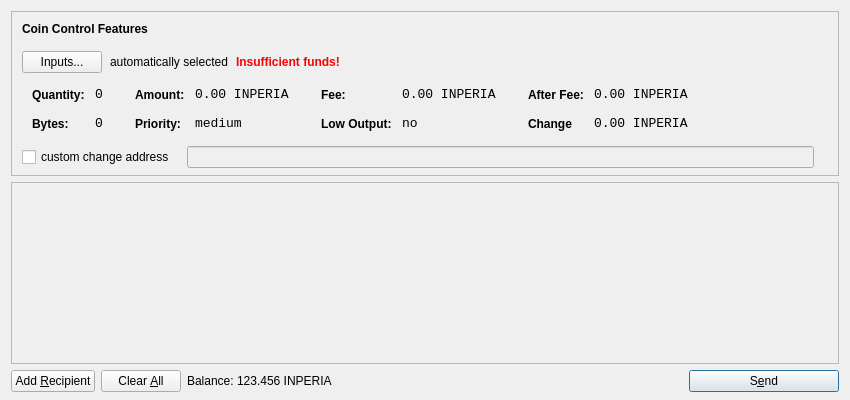
<?xml version="1.0" encoding="UTF-8"?>
<ui version="4.0">
 <class>SendCoinsDialog</class>
 <widget class="QDialog" name="SendCoinsDialog">
  <property name="geometry">
   <rect>
    <x>0</x>
    <y>0</y>
    <width>850</width>
    <height>400</height>
   </rect>
  </property>
  <property name="windowTitle">
   <string>Send Coins</string>
  </property>
  <layout class="QVBoxLayout" name="verticalLayout" stretch="0,1,0">
   <property name="bottomMargin">
    <number>8</number>
   </property>
   <item>
    <widget class="QFrame" name="frameCoinControl">
     <property name="sizePolicy">
      <sizepolicy hsizetype="Expanding" vsizetype="Expanding">
       <horstretch>0</horstretch>
       <verstretch>0</verstretch>
      </sizepolicy>
     </property>
     <property name="maximumSize">
      <size>
       <width>16777215</width>
       <height>16777215</height>
      </size>
     </property>
     <property name="frameShape">
      <enum>QFrame::StyledPanel</enum>
     </property>
     <property name="frameShadow">
      <enum>QFrame::Sunken</enum>
     </property>
     <layout class="QVBoxLayout" name="verticalLayoutCoinControl2">
      <property name="spacing">
       <number>-1</number>
      </property>
      <property name="leftMargin">
       <number>0</number>
      </property>
      <property name="topMargin">
       <number>0</number>
      </property>
      <property name="rightMargin">
       <number>0</number>
      </property>
      <property name="bottomMargin">
       <number>6</number>
      </property>
      <item>
       <layout class="QVBoxLayout" name="verticalLayoutCoinControl" stretch="0,0,0,0,1">
        <property name="spacing">
         <number>0</number>
        </property>
        <property name="leftMargin">
         <number>10</number>
        </property>
        <property name="topMargin">
         <number>10</number>
        </property>
        <item>
         <layout class="QHBoxLayout" name="horizontalLayoutCoinControl1">
          <property name="bottomMargin">
           <number>15</number>
          </property>
          <item>
           <widget class="QLabel" name="labelCoinControlFeatures">
            <property name="sizePolicy">
             <sizepolicy hsizetype="Preferred" vsizetype="Maximum">
              <horstretch>0</horstretch>
              <verstretch>0</verstretch>
             </sizepolicy>
            </property>
            <property name="font">
             <font>
              <weight>75</weight>
              <bold>true</bold>
             </font>
            </property>
            <property name="styleSheet">
             <string notr="true">font-weight:bold;</string>
            </property>
            <property name="text">
             <string>Coin Control Features</string>
            </property>
           </widget>
          </item>
         </layout>
        </item>
        <item>
         <layout class="QHBoxLayout" name="horizontalLayoutCoinControl2" stretch="0,0,0,0">
          <property name="spacing">
           <number>8</number>
          </property>
          <property name="bottomMargin">
           <number>10</number>
          </property>
          <item>
           <widget class="QPushButton" name="pushButtonCoinControl">
            <property name="styleSheet">
             <string notr="true"/>
            </property>
            <property name="text">
             <string>Inputs...</string>
            </property>
           </widget>
          </item>
          <item>
           <widget class="QLabel" name="labelCoinControlAutomaticallySelected">
            <property name="text">
             <string>automatically selected</string>
            </property>
            <property name="margin">
             <number>5</number>
            </property>
           </widget>
          </item>
          <item>
           <widget class="QLabel" name="labelCoinControlInsuffFunds">
            <property name="font">
             <font>
              <weight>75</weight>
              <bold>true</bold>
             </font>
            </property>
            <property name="styleSheet">
             <string notr="true">color:red;font-weight:bold;</string>
            </property>
            <property name="text">
             <string>Insufficient funds!</string>
            </property>
            <property name="margin">
             <number>5</number>
            </property>
           </widget>
          </item>
          <item>
           <spacer name="horizontalSpacerCoinControl">
            <property name="orientation">
             <enum>Qt::Horizontal</enum>
            </property>
            <property name="sizeHint" stdset="0">
             <size>
              <width>40</width>
              <height>1</height>
             </size>
            </property>
           </spacer>
          </item>
         </layout>
        </item>
        <item>
         <widget class="QWidget" name="widgetCoinControl" native="true">
          <property name="sizePolicy">
           <sizepolicy hsizetype="Preferred" vsizetype="Preferred">
            <horstretch>0</horstretch>
            <verstretch>0</verstretch>
           </sizepolicy>
          </property>
          <property name="minimumSize">
           <size>
            <width>0</width>
            <height>0</height>
           </size>
          </property>
          <property name="styleSheet">
           <string notr="true"/>
          </property>
          <layout class="QHBoxLayout" name="horizontalLayoutCoinControl5">
           <property name="margin">
            <number>0</number>
           </property>
           <item>
            <layout class="QHBoxLayout" name="horizontalLayoutCoinControl3" stretch="0,0,0,1">
             <property name="spacing">
              <number>20</number>
             </property>
             <property name="topMargin">
              <number>0</number>
             </property>
             <property name="bottomMargin">
              <number>10</number>
             </property>
             <item>
              <layout class="QFormLayout" name="formLayoutCoinControl1">
               <property name="horizontalSpacing">
                <number>10</number>
               </property>
               <property name="verticalSpacing">
                <number>14</number>
               </property>
               <property name="leftMargin">
                <number>10</number>
               </property>
               <property name="topMargin">
                <number>4</number>
               </property>
               <property name="rightMargin">
                <number>6</number>
               </property>
               <item row="0" column="0">
                <widget class="QLabel" name="labelCoinControlQuantityText">
                 <property name="styleSheet">
                  <string notr="true">font-weight:bold;</string>
                 </property>
                 <property name="text">
                  <string>Quantity:</string>
                 </property>
                 <property name="margin">
                  <number>0</number>
                 </property>
                </widget>
               </item>
               <item row="0" column="1">
                <widget class="QLabel" name="labelCoinControlQuantity">
                 <property name="font">
                  <font>
                   <family>Monospace</family>
                   <pointsize>10</pointsize>
                  </font>
                 </property>
                 <property name="cursor">
                  <cursorShape>IBeamCursor</cursorShape>
                 </property>
                 <property name="contextMenuPolicy">
                  <enum>Qt::ActionsContextMenu</enum>
                 </property>
                 <property name="text">
                  <string>0</string>
                 </property>
                 <property name="margin">
                  <number>0</number>
                 </property>
                 <property name="textInteractionFlags">
                  <set>Qt::LinksAccessibleByMouse|Qt::TextSelectableByKeyboard|Qt::TextSelectableByMouse</set>
                 </property>
                </widget>
               </item>
               <item row="1" column="0">
                <widget class="QLabel" name="labelCoinControlBytesText">
                 <property name="styleSheet">
                  <string notr="true">font-weight:bold;</string>
                 </property>
                 <property name="text">
                  <string>Bytes:</string>
                 </property>
                </widget>
               </item>
               <item row="1" column="1">
                <widget class="QLabel" name="labelCoinControlBytes">
                 <property name="font">
                  <font>
                   <family>Monospace</family>
                   <pointsize>10</pointsize>
                  </font>
                 </property>
                 <property name="cursor">
                  <cursorShape>IBeamCursor</cursorShape>
                 </property>
                 <property name="contextMenuPolicy">
                  <enum>Qt::ActionsContextMenu</enum>
                 </property>
                 <property name="text">
                  <string>0</string>
                 </property>
                 <property name="textInteractionFlags">
                  <set>Qt::LinksAccessibleByMouse|Qt::TextSelectableByKeyboard|Qt::TextSelectableByMouse</set>
                 </property>
                </widget>
               </item>
              </layout>
             </item>
             <item>
              <layout class="QFormLayout" name="formLayoutCoinControl2">
               <property name="horizontalSpacing">
                <number>10</number>
               </property>
               <property name="verticalSpacing">
                <number>14</number>
               </property>
               <property name="leftMargin">
                <number>6</number>
               </property>
               <property name="topMargin">
                <number>4</number>
               </property>
               <property name="rightMargin">
                <number>6</number>
               </property>
               <item row="0" column="0">
                <widget class="QLabel" name="labelCoinControlAmountText">
                 <property name="styleSheet">
                  <string notr="true">font-weight:bold;</string>
                 </property>
                 <property name="text">
                  <string>Amount:</string>
                 </property>
                 <property name="margin">
                  <number>0</number>
                 </property>
                </widget>
               </item>
               <item row="0" column="1">
                <widget class="QLabel" name="labelCoinControlAmount">
                 <property name="font">
                  <font>
                   <family>Monospace</family>
                   <pointsize>10</pointsize>
                  </font>
                 </property>
                 <property name="cursor">
                  <cursorShape>IBeamCursor</cursorShape>
                 </property>
                 <property name="contextMenuPolicy">
                  <enum>Qt::ActionsContextMenu</enum>
                 </property>
                 <property name="text">
                  <string>0.00 INPERIA</string>
                 </property>
                 <property name="textInteractionFlags">
                  <set>Qt::LinksAccessibleByMouse|Qt::TextSelectableByKeyboard|Qt::TextSelectableByMouse</set>
                 </property>
                </widget>
               </item>
               <item row="1" column="0">
                <widget class="QLabel" name="labelCoinControlPriorityText">
                 <property name="styleSheet">
                  <string notr="true">font-weight:bold;</string>
                 </property>
                 <property name="text">
                  <string>Priority:</string>
                 </property>
                </widget>
               </item>
               <item row="1" column="1">
                <widget class="QLabel" name="labelCoinControlPriority">
                 <property name="font">
                  <font>
                   <family>Monospace</family>
                   <pointsize>10</pointsize>
                  </font>
                 </property>
                 <property name="cursor">
                  <cursorShape>IBeamCursor</cursorShape>
                 </property>
                 <property name="contextMenuPolicy">
                  <enum>Qt::ActionsContextMenu</enum>
                 </property>
                 <property name="text">
                  <string>medium</string>
                 </property>
                 <property name="textInteractionFlags">
                  <set>Qt::LinksAccessibleByMouse|Qt::TextSelectableByKeyboard|Qt::TextSelectableByMouse</set>
                 </property>
                </widget>
               </item>
              </layout>
             </item>
             <item>
              <layout class="QFormLayout" name="formLayoutCoinControl3">
               <property name="horizontalSpacing">
                <number>10</number>
               </property>
               <property name="verticalSpacing">
                <number>14</number>
               </property>
               <property name="leftMargin">
                <number>6</number>
               </property>
               <property name="topMargin">
                <number>4</number>
               </property>
               <property name="rightMargin">
                <number>6</number>
               </property>
               <item row="0" column="0">
                <widget class="QLabel" name="labelCoinControlFeeText">
                 <property name="styleSheet">
                  <string notr="true">font-weight:bold;</string>
                 </property>
                 <property name="text">
                  <string>Fee:</string>
                 </property>
                 <property name="margin">
                  <number>0</number>
                 </property>
                </widget>
               </item>
               <item row="0" column="1">
                <widget class="QLabel" name="labelCoinControlFee">
                 <property name="font">
                  <font>
                   <family>Monospace</family>
                   <pointsize>10</pointsize>
                  </font>
                 </property>
                 <property name="cursor">
                  <cursorShape>IBeamCursor</cursorShape>
                 </property>
                 <property name="contextMenuPolicy">
                  <enum>Qt::ActionsContextMenu</enum>
                 </property>
                 <property name="text">
                  <string>0.00 INPERIA</string>
                 </property>
                 <property name="textInteractionFlags">
                  <set>Qt::LinksAccessibleByMouse|Qt::TextSelectableByKeyboard|Qt::TextSelectableByMouse</set>
                 </property>
                </widget>
               </item>
               <item row="1" column="0">
                <widget class="QLabel" name="labelCoinControlLowOutputText">
                 <property name="styleSheet">
                  <string notr="true">font-weight:bold;</string>
                 </property>
                 <property name="text">
                  <string>Low Output:</string>
                 </property>
                </widget>
               </item>
               <item row="1" column="1">
                <widget class="QLabel" name="labelCoinControlLowOutput">
                 <property name="font">
                  <font>
                   <family>Monospace</family>
                   <pointsize>10</pointsize>
                  </font>
                 </property>
                 <property name="cursor">
                  <cursorShape>IBeamCursor</cursorShape>
                 </property>
                 <property name="contextMenuPolicy">
                  <enum>Qt::ActionsContextMenu</enum>
                 </property>
                 <property name="text">
                  <string>no</string>
                 </property>
                 <property name="textInteractionFlags">
                  <set>Qt::LinksAccessibleByMouse|Qt::TextSelectableByKeyboard|Qt::TextSelectableByMouse</set>
                 </property>
                </widget>
               </item>
              </layout>
             </item>
             <item>
              <layout class="QFormLayout" name="formLayoutCoinControl4">
               <property name="horizontalSpacing">
                <number>10</number>
               </property>
               <property name="verticalSpacing">
                <number>14</number>
               </property>
               <property name="leftMargin">
                <number>6</number>
               </property>
               <property name="topMargin">
                <number>4</number>
               </property>
               <property name="rightMargin">
                <number>6</number>
               </property>
               <item row="0" column="0">
                <widget class="QLabel" name="labelCoinControlAfterFeeText">
                 <property name="styleSheet">
                  <string notr="true">font-weight:bold;</string>
                 </property>
                 <property name="text">
                  <string>After Fee:</string>
                 </property>
                 <property name="margin">
                  <number>0</number>
                 </property>
                </widget>
               </item>
               <item row="0" column="1">
                <widget class="QLabel" name="labelCoinControlAfterFee">
                 <property name="font">
                  <font>
                   <family>Monospace</family>
                   <pointsize>10</pointsize>
                  </font>
                 </property>
                 <property name="cursor">
                  <cursorShape>IBeamCursor</cursorShape>
                 </property>
                 <property name="contextMenuPolicy">
                  <enum>Qt::ActionsContextMenu</enum>
                 </property>
                 <property name="text">
                  <string>0.00 INPERIA</string>
                 </property>
                 <property name="textInteractionFlags">
                  <set>Qt::LinksAccessibleByMouse|Qt::TextSelectableByKeyboard|Qt::TextSelectableByMouse</set>
                 </property>
                </widget>
               </item>
               <item row="1" column="0">
                <widget class="QLabel" name="labelCoinControlChangeText">
                 <property name="styleSheet">
                  <string notr="true">font-weight:bold;</string>
                 </property>
                 <property name="text">
                  <string>Change</string>
                 </property>
                </widget>
               </item>
               <item row="1" column="1">
                <widget class="QLabel" name="labelCoinControlChange">
                 <property name="font">
                  <font>
                   <family>Monospace</family>
                   <pointsize>10</pointsize>
                  </font>
                 </property>
                 <property name="cursor">
                  <cursorShape>IBeamCursor</cursorShape>
                 </property>
                 <property name="contextMenuPolicy">
                  <enum>Qt::ActionsContextMenu</enum>
                 </property>
                 <property name="text">
                  <string>0.00 INPERIA</string>
                 </property>
                 <property name="textInteractionFlags">
                  <set>Qt::LinksAccessibleByMouse|Qt::TextSelectableByKeyboard|Qt::TextSelectableByMouse</set>
                 </property>
                </widget>
               </item>
              </layout>
             </item>
            </layout>
           </item>
          </layout>
         </widget>
        </item>
        <item>
         <layout class="QHBoxLayout" name="horizontalLayoutCoinControl4" stretch="0,0,0">
          <property name="spacing">
           <number>12</number>
          </property>
          <property name="sizeConstraint">
           <enum>QLayout::SetDefaultConstraint</enum>
          </property>
          <property name="topMargin">
           <number>5</number>
          </property>
          <property name="rightMargin">
           <number>5</number>
          </property>
          <item>
           <widget class="QCheckBox" name="checkBoxCoinControlChange">
            <property name="text">
             <string>custom change address</string>
            </property>
           </widget>
          </item>
          <item>
           <widget class="QLineEdit" name="lineEditCoinControlChange">
            <property name="enabled">
             <bool>false</bool>
            </property>
            <property name="sizePolicy">
             <sizepolicy hsizetype="Expanding" vsizetype="Fixed">
              <horstretch>0</horstretch>
              <verstretch>0</verstretch>
             </sizepolicy>
            </property>
           </widget>
          </item>
          <item>
           <widget class="QLabel" name="labelCoinControlChangeLabel">
            <property name="sizePolicy">
             <sizepolicy hsizetype="Preferred" vsizetype="Expanding">
              <horstretch>0</horstretch>
              <verstretch>0</verstretch>
             </sizepolicy>
            </property>
            <property name="minimumSize">
             <size>
              <width>0</width>
              <height>0</height>
             </size>
            </property>
            <property name="text">
             <string/>
            </property>
            <property name="margin">
             <number>3</number>
            </property>
           </widget>
          </item>
         </layout>
        </item>
        <item>
         <spacer name="verticalSpacerCoinControl">
          <property name="orientation">
           <enum>Qt::Vertical</enum>
          </property>
          <property name="sizeHint" stdset="0">
           <size>
            <width>800</width>
            <height>1</height>
           </size>
          </property>
         </spacer>
        </item>
       </layout>
      </item>
     </layout>
    </widget>
   </item>
   <item>
    <widget class="QScrollArea" name="scrollArea">
     <property name="widgetResizable">
      <bool>true</bool>
     </property>
     <widget class="QWidget" name="scrollAreaWidgetContents">
      <property name="geometry">
       <rect>
        <x>0</x>
        <y>0</y>
        <width>830</width>
        <height>165</height>
       </rect>
      </property>
      <layout class="QVBoxLayout" name="verticalLayout_2">
       <property name="margin">
        <number>0</number>
       </property>
       <item>
        <layout class="QVBoxLayout" name="entries">
         <property name="spacing">
          <number>6</number>
         </property>
        </layout>
       </item>
       <item>
        <spacer name="verticalSpacer">
         <property name="orientation">
          <enum>Qt::Vertical</enum>
         </property>
         <property name="sizeHint" stdset="0">
          <size>
           <width>20</width>
           <height>40</height>
          </size>
         </property>
        </spacer>
       </item>
      </layout>
     </widget>
    </widget>
   </item>
   <item>
    <layout class="QHBoxLayout" name="horizontalLayout">
     <item>
      <widget class="QPushButton" name="addButton">
       <property name="toolTip">
        <string>Send to multiple recipients at once</string>
       </property>
       <property name="text">
        <string>Add &amp;Recipient</string>
       </property>
       <property name="icon">
        <iconset resource="../bitcoin.qrc">
         <normaloff>:/icons/add</normaloff>:/icons/add</iconset>
       </property>
       <property name="autoDefault">
        <bool>false</bool>
       </property>
      </widget>
     </item>
     <item>
      <widget class="QPushButton" name="clearButton">
       <property name="sizePolicy">
        <sizepolicy hsizetype="Minimum" vsizetype="Fixed">
         <horstretch>0</horstretch>
         <verstretch>0</verstretch>
        </sizepolicy>
       </property>
       <property name="toolTip">
        <string>Remove all transaction fields</string>
       </property>
       <property name="text">
        <string>Clear &amp;All</string>
       </property>
       <property name="icon">
        <iconset resource="../bitcoin.qrc">
         <normaloff>:/icons/remove</normaloff>:/icons/remove</iconset>
       </property>
       <property name="autoRepeatDelay">
        <number>300</number>
       </property>
       <property name="autoDefault">
        <bool>false</bool>
       </property>
      </widget>
     </item>
     <item>
      <layout class="QHBoxLayout" name="horizontalLayout_2">
       <property name="spacing">
        <number>3</number>
       </property>
       <item>
        <widget class="QLabel" name="label">
         <property name="sizePolicy">
          <sizepolicy hsizetype="Preferred" vsizetype="Fixed">
           <horstretch>0</horstretch>
           <verstretch>0</verstretch>
          </sizepolicy>
         </property>
         <property name="text">
          <string>Balance:</string>
         </property>
        </widget>
       </item>
       <item>
        <widget class="QLabel" name="labelBalance">
         <property name="sizePolicy">
          <sizepolicy hsizetype="Preferred" vsizetype="Fixed">
           <horstretch>0</horstretch>
           <verstretch>0</verstretch>
          </sizepolicy>
         </property>
         <property name="cursor">
          <cursorShape>IBeamCursor</cursorShape>
         </property>
         <property name="text">
          <string>123.456 INPERIA</string>
         </property>
         <property name="textInteractionFlags">
          <set>Qt::LinksAccessibleByMouse|Qt::TextSelectableByKeyboard|Qt::TextSelectableByMouse</set>
         </property>
        </widget>
       </item>
      </layout>
     </item>
     <item>
      <spacer name="horizontalSpacer">
       <property name="orientation">
        <enum>Qt::Horizontal</enum>
       </property>
       <property name="sizeHint" stdset="0">
        <size>
         <width>40</width>
         <height>20</height>
        </size>
       </property>
      </spacer>
     </item>
     <item>
      <widget class="QPushButton" name="sendButton">
       <property name="minimumSize">
        <size>
         <width>150</width>
         <height>0</height>
        </size>
       </property>
       <property name="toolTip">
        <string>Confirm the send action</string>
       </property>
       <property name="text">
        <string>S&amp;end</string>
       </property>
       <property name="icon">
        <iconset resource="../bitcoin.qrc">
         <normaloff>:/icons/send</normaloff>:/icons/send</iconset>
       </property>
       <property name="default">
        <bool>true</bool>
       </property>
      </widget>
     </item>
    </layout>
   </item>
  </layout>
 </widget>
 <resources>
  <include location="../bitcoin.qrc"/>
 </resources>
 <connections/>
</ui>
